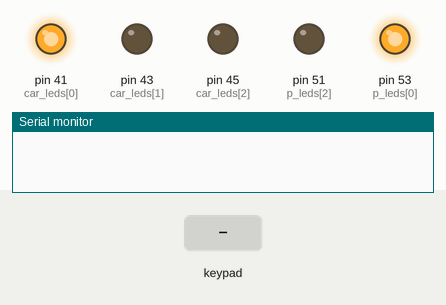
Simulated run of this sketch. Board: Arduino Mega 2560, built with avr-gcc and run on an emulated ATmega2560. Parts: output pins drawn as LEDs (lit = HIGH), the last lines printed to the serial monitor. Dashed ring = blinking. The inputs (shaded band) are chosen by the test bench.

Above: at 1.2 s.
1.3 s: key '1' pressed
2.8 s: keypad keys 3 6 3 4 3 2 3 0 # pressed 0.4 s apart
At 10.11 s:
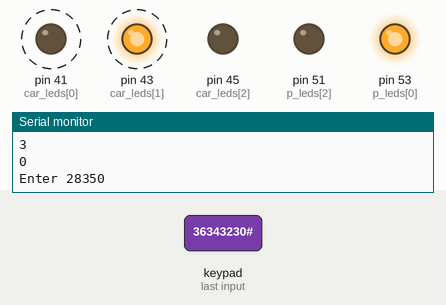
At 10.6 s:
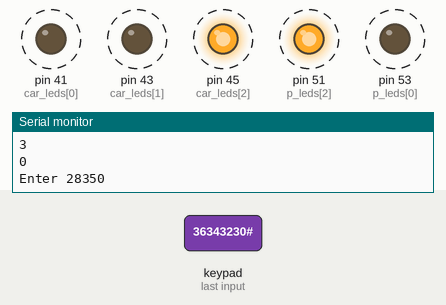
Timing chart, 0 to 19.9 s (numbered marks = the images above; inputs shaded):
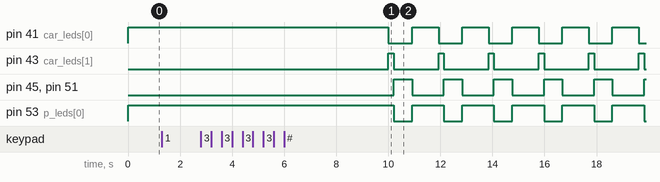

The sketch:

sketch_apr26a.ino
```cpp
#include <Keypad.h>

const int n = 3;
int car_leds[n] = {41, 43, 45};
int car_led_times[3][n] = {
  {1000, 200, 700},
  {10000, 2000, 7000},
  {2000, 400, 1400}
};
int p_leds[n] = {53, 53, 51};

const byte ROWS = 4;
const byte COLS = 4;

char keys[ROWS][COLS] = {
  {'1','2','3','A'},
  {'4','5','6','B'},
  {'7','8','9','C'},
  {'*','0','#','D'}
};

byte rowPins[ROWS] = {36,34,32,30};
byte colPins[COLS] = {28,26,24,22};

Keypad kpd = Keypad(makeKeymap(keys), rowPins, colPins, ROWS, COLS );

int hour_buffer = 0;
int hour = 12;

void newDigit(int digit){
  hour_buffer = hour_buffer*10+digit;
  Serial.println(digit);
}

void enter(){
  Serial.print("Enter ");
  Serial.println(hour_buffer);

  hour = hour_buffer%24;

  hour_buffer = 0;
}

void keypadEvent(KeypadEvent key){
  switch (kpd.getState()){
    case PRESSED:
      switch(key) {
        case '0':
        case '1':
        case '2':
        case '3':
        case '4':
        case '5':
        case '6':
        case '7':
        case '8':
        case '9':
          newDigit(key-'0');
          break;
        case 'A':
        case 'B':
        case 'C':
        case 'D':
        case '*':
        case '#':
          enter();
          break;
      }
      break;
  }
}

void setup() {
  for(int i = 0; i < n; i++) {
    pinMode(car_leds[i], OUTPUT);
    pinMode(p_leds[i], OUTPUT);
  }
  Serial.begin(9600);
  kpd.addEventListener(keypadEvent);
  interrupts();
}

int get_delay(int index, int hour)
{
  return car_led_times[hour/8][index];
}

void led_delay(int index) {
  int t = get_delay(index, hour);
  for(unsigned long start_time = millis(); millis() <= start_time+t;) {
    kpd.getKey();
    delay(10);
  }
}

void loop() {
  for(int i = 0; i < n; i++) {
    digitalWrite(car_leds[i], HIGH);
    digitalWrite(p_leds[i], HIGH);
    led_delay(i);
    digitalWrite(car_leds[i], LOW);
    digitalWrite(p_leds[i], LOW);
  }
}
```
